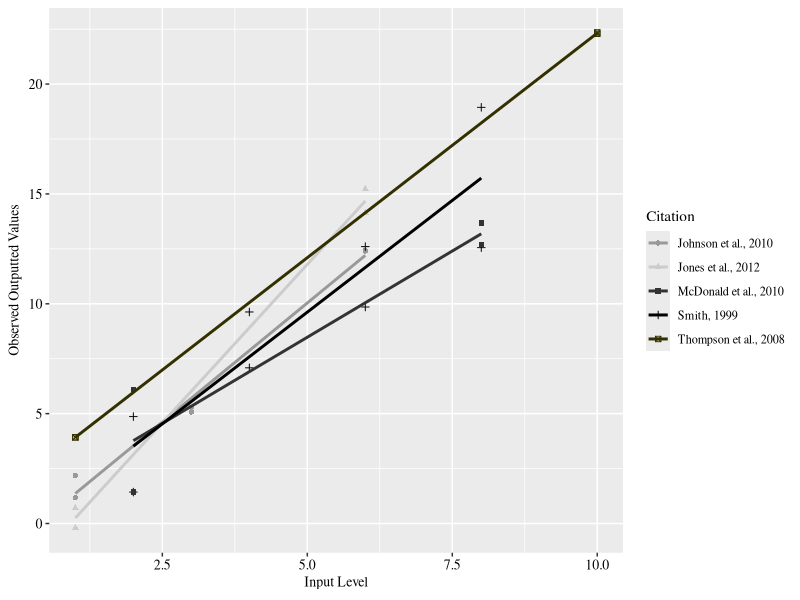
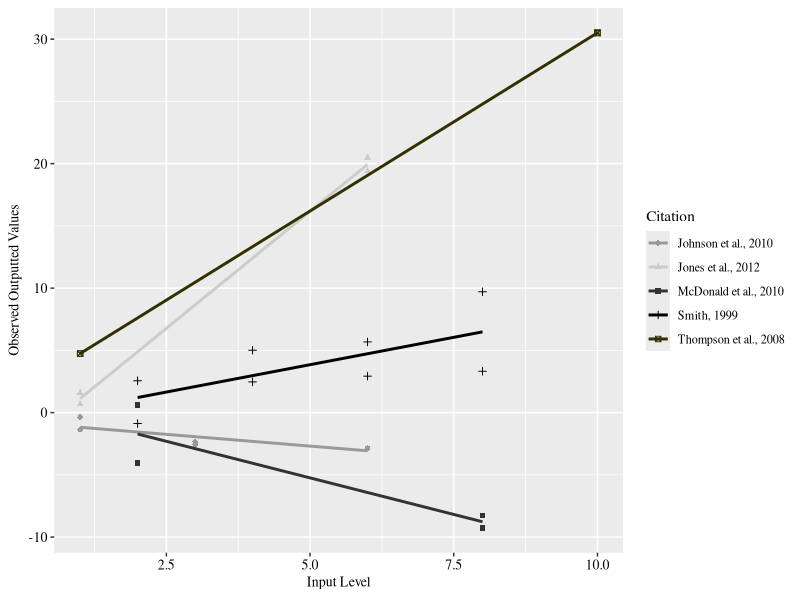
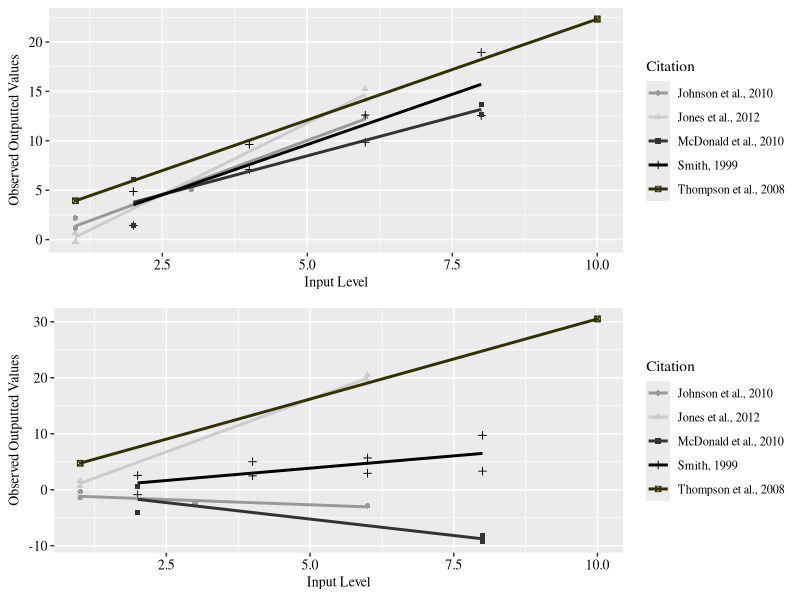

Write the R code that produced these figures, in order.
#This code demonstrates how to create a plot with unique slopes for each study in a meta analysis

#11/6/2014



#Step 1 - generate some data

Citation <- c(rep("Jones et al., 2012", 4), rep("Johnson et al., 2010",6), rep("Smith, 1999",8), rep("McDonald et al., 2010",4), rep("Thompson et al., 2008",4))

X <- rep(c(1,6,1,3,6,2,4,6,8,2,8,1,10), each=2)

var <- c(rnorm(4,mean=0,sd=3),rnorm(6,mean=1,sd=2), rnorm(8, mean=-1, sd=2.5), rnorm(4, mean=-2, sd=5), rnorm(4, mean=2, sd=0.5))

Yeq <- 2*X+var

slopes <- runif(5, -1, 3)

slope <- c(rep(slopes[1],4), rep(slopes[2],6), rep(slopes[3],8), rep(slopes[4],4), rep(slopes[5],4))

Yueq <- slope*X+var

EVdat <- data.frame(Yeq, X, Citation)

UEVdat <- data.frame(Yueq, X, Citation)





#Step 2 - graph the data. This requires the ggplot2 package, please ensure you have this package installed

library(ggplot2)

greyscales <- c("#999999", "#CCCCCC", "#333333", "#000000", "#333000")

Ylab <-  expression(paste("Observed Outputted Values"))

Xlab <- expression(paste("Input Level"))

p1 <- ggplot(EVdat, aes(x=X, y=Yeq, color=Citation, shape=Citation))+scale_color_manual(values=greyscales)+geom_point()+geom_smooth(method=lm, se=FALSE)+xlab(Xlab)+ylab(Ylab)+theme(axis.title=element_text(family= "serif", colour="black", size=10),axis.text=element_text(family= "serif", colour="black", size=10),legend.title=element_text(family="serif"),legend.text=element_text(family="serif"))

p1



#Step 3 - make the same graph but with the unequal slope dataset

p2 <- ggplot(UEVdat, aes(x=X, y=Yueq, color=Citation, shape=Citation))+scale_color_manual(values=greyscales)+geom_point()+geom_smooth(method=lm, se=FALSE)+xlab(Xlab)+ylab(Ylab)+theme(axis.title=element_text(family= "serif", colour="black", size=10),axis.text=element_text(family= "serif", colour="black", size=10),legend.title=element_text(family="serif"),legend.text=element_text(family="serif"))

p2



#Step 4 - compare the graphs with equal between-study slope and unequal slopes. This requires the gridExtra package

library(gridExtra)

grid.arrange(p1,p2)
